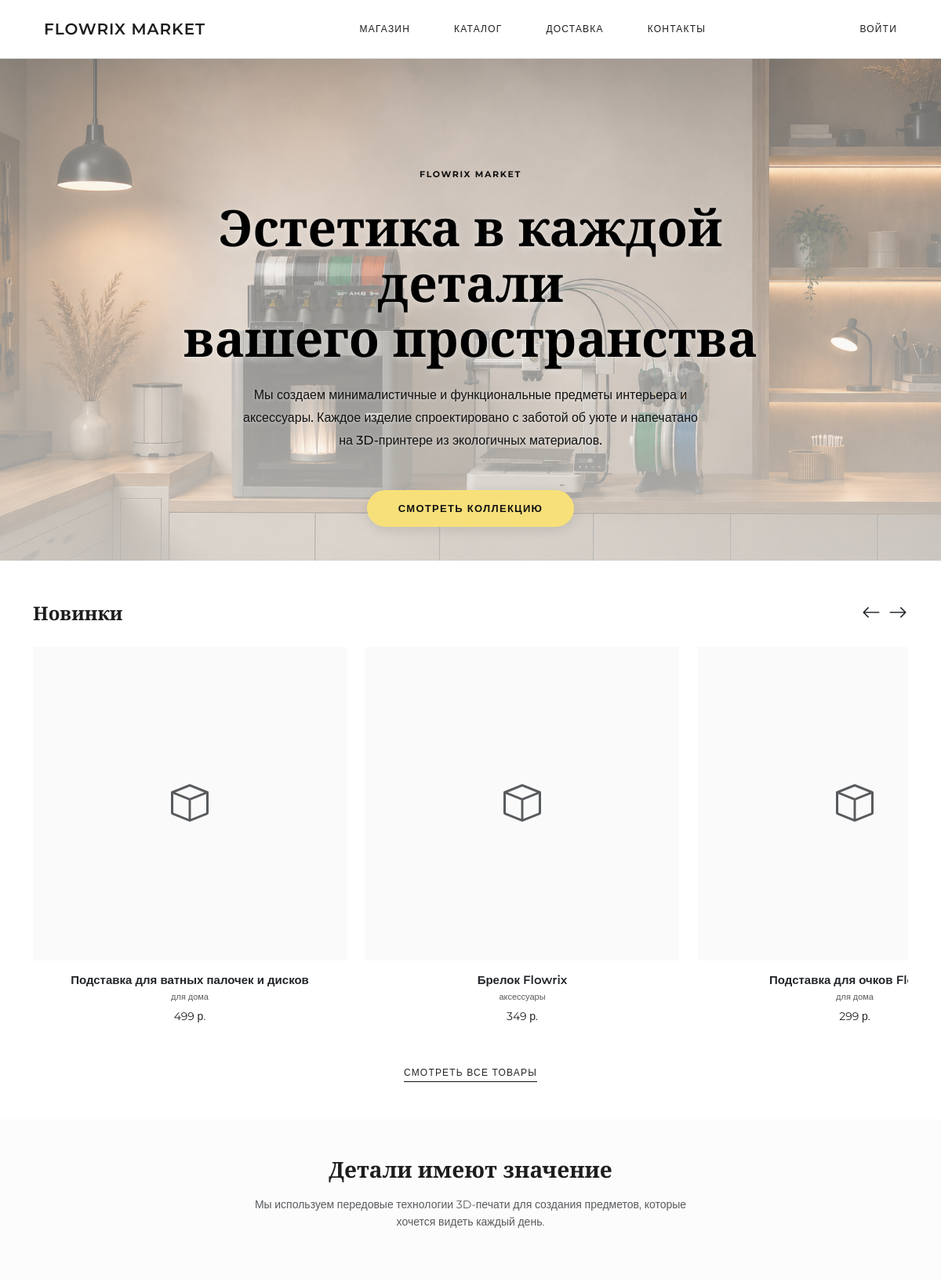
Before: / (upper part) with the older database file.
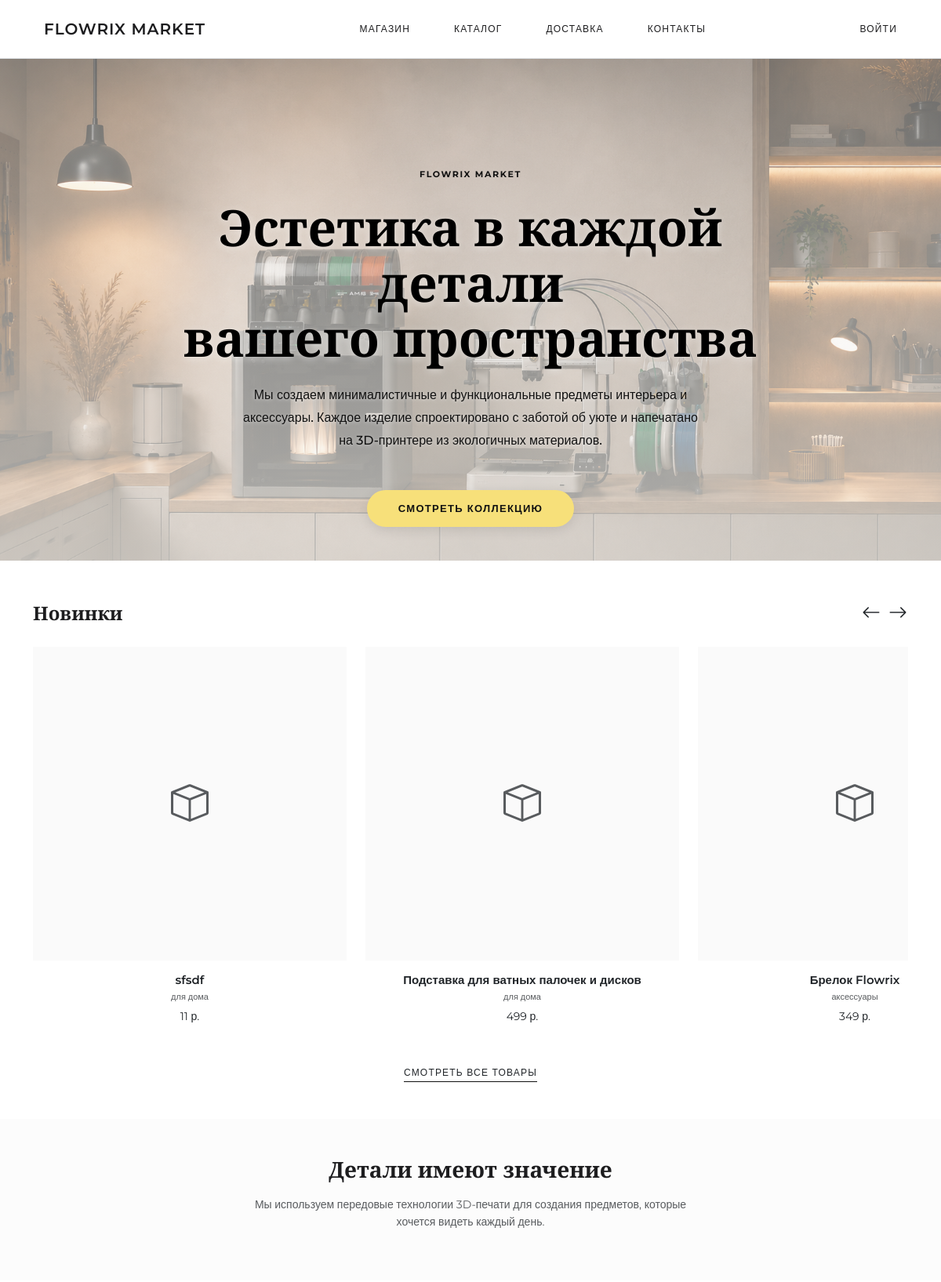
After: the same page with the newer database file.
### models.py (models this page shows, shortened)
class Product(db.Model):
    __tablename__ = "products"
    id = db.Column(db.Integer, primary_key=True)
    name = db.Column(db.String(128), nullable=False)
    description = db.Column(db.Text, nullable=True)
    price = db.Column(db.Numeric(10, 2), nullable=False)
    image_filename = db.Column(db.String(256), nullable=True)
    category = db.Column(db.String(64), nullable=True)
    is_available = db.Column(db.Boolean, default=True, nullable=False)
    created_at = db.Column(db.DateTime, default=datetime.utcnow)
    order_items = db.relationship("OrderItem", back_populates="product")
    images = db.relationship("ProductImage", back_populates="product", cascade="all, delete-orphan")
    @property
    def price_float(self) -> float:
        return float(self.price)

### routes/products.py (the view)
@products_bp.route("/")
def home():
    featured = Product.query.filter_by(is_available=True).order_by(
        Product.created_at.desc()
    ).limit(4).all()
    return render_template("home.html", featured=featured)

### main.py (called while the page is built)
def _ensure_admin():
    from models import User
    try:
        first_user = User.query.order_by(User.id.asc()).first()
        if first_user and first_user.role != "admin":
            first_user.role = "admin"
            db.session.commit()
            print(f"User {first_user.username} promoted to Admin")
    except Exception as e:
        print(f"Admin promotion error: {e}")
        db.session.rollback()

### templates/home.html (shortened to what this page needs)
{% extends "base.html" %}
{% block content %}
<section class="d-flex align-items-center justify-content-center text-center position-relative" style="min-height: 80vh; overflow: hidden; background-color: #f7f6f2;">
  <div class="position-absolute w-100 h-100 hero-background"></div>
  <div class="position-absolute w-100 h-100" style="background: linear-gradient(to bottom, rgba(247, 246, 242, 0.2), rgba(247, 246, 242, 0.6));"></div>
  <div class="container position-relative z-1 pt-4 pt-md-5 mt-4 mt-md-5" data-aos="fade-up" style="max-width: 800px;">
    <p class="text-uppercase mb-4 fw-bold" style="letter-spacing: 0.15em; font-size: 11px; color: #111;">Flowrix Market</p>
    <h1 class="font-serif mb-4" style="font-size: clamp(40px, 6vw, 64px); line-height: 1.1; color: #000; text-shadow: 0 2px 10px rgba(255,255,255,0.5);">
      Эстетика в каждой детали<br>вашего пространства
    </h1>
    <p class="mb-5 mx-auto fw-medium" style="font-size: 16px; color: #111; max-width: 600px; line-height: 1.8; text-shadow: 0 1px 5px rgba(255,255,255,0.5);">
      Мы создаем минималистичные и функциональные предметы интерьера и аксессуары. Каждое изделие спроектировано с заботой об уюте и напечатано на 3D-принтере из экологичных материалов.
    </p>
    <a href="{{ url_for('products.index') }}" class="btn btn-accent" style="background-color: #f7e07a; color: #111; box-shadow: 0 4px 15px rgba(0,0,0,0.1);">
      Смотреть коллекцию
    </a>
  </div>
</section>
{% if featured %}
<section class="py-5 bg-white position-relative overflow-hidden">
  <div class="container">
    <div class="d-flex align-items-center justify-content-between mb-4" data-aos="fade-up">
      <h3 class="font-serif mb-0 fs-4">Новинки</h3>
      <div class="d-flex gap-2">
        <button id="scrollLeftBtn" class="btn btn-link text-dark p-0 text-decoration-none fs-4"><i class="bi bi-arrow-left"></i></button>
        <button id="scrollRightBtn" class="btn btn-link text-dark p-0 text-decoration-none fs-4"><i class="bi bi-arrow-right"></i></button>
      </div>
    </div>
    <div id="productCarousel" class="d-flex overflow-auto gap-4 pb-4 pe-4" style="scroll-snap-type: x mandatory; scroll-behavior: smooth; -webkit-overflow-scrolling: touch;">
      {% for product in featured %}
        <div class="flex-shrink-0" style="width: 90vw; max-width: 400px; scroll-snap-align: start;" data-aos="fade-up" data-aos-delay="{{ loop.index * 50 }}">
          <div class="product-card text-center">
            <a href="{{ url_for('products.detail', product_id=product.id) }}" class="text-decoration-none">
              <div class="img-wrapper mb-3 bg-surface d-flex align-items-center justify-content-center overflow-hidden" style="aspect-ratio: 1;">
              </div>
              <h5 class="text-dark mb-1" style="font-size: 15px;">{{ product.name }}</h5>
              <div class="category text-muted mb-1" style="font-size: 11px;">{{ product.category or "Без категории" }}</div>
              <div class="price text-dark">{{ "%.0f"|format(product.price_float) }} р.</div>
            </a>
          </div>
        </div>
      {% endfor %}
    </div>
    <div class="text-center mt-4" data-aos="fade-up">
      <a href="{{ url_for('products.index') }}" class="text-dark text-uppercase text-decoration-none" style="font-size: 12px; letter-spacing: 0.1em; border-bottom: 1px solid #111; padding-bottom: 4px;">
        Смотреть все товары
      </a>
    </div>
  </div>
</section>
{% endif %}
<section class="py-5" style="background-color: #fcfcfc;">
  <div class="container text-center" style="max-width: 600px;" data-aos="fade-up">
    <h3 class="font-serif mb-3">Детали имеют значение</h3>
    <p class="text-muted" style="font-size: 14px;">Мы используем передовые технологии 3D-печати для создания предметов, которые хочется видеть каждый день.</p>
  </div>
</section>
{% endblock %}

Changed rows visible on the page:
no longer on this page (row unchanged): Product: name "Подставка для очков…", category "для дома", price_float "299"
added Product: name "sfsdf", category "для дома", price_float "11"
